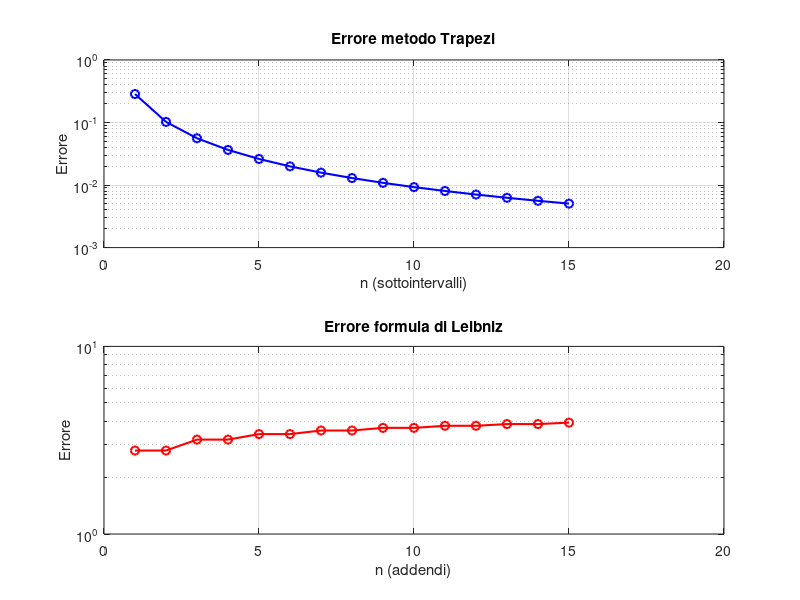

This chart was generated by the following MATLAB code:
clc
clear
close all

f = @(x) sqrt(1-x.^2)
a = 0;
b = 1;

for m=1:15
    H = (b-a)/m;
    x = linspace(a,b,m+1);
   
    Itrap = trapz(x,f(x))
    err_trap(m) = abs(Itrap - pi/4)
end

leib=0;
for n=1:15
    leib=leib+((-1)^n-1)/(2*n-1)
    err_leib(n) = abs(leib - pi/4 )
end

figure;
subplot(2,1,1)
semilogy(1:15, err_trap, 'b-o', 'LineWidth', 1.5)
xlabel('n (sottointervalli)'); 
ylabel('Errore');
title('Errore metodo Trapezi'); 
grid on

subplot(2,1,2)
semilogy(1:15, err_leib, 'r-o', 'LineWidth', 1.5)
xlabel('n (addendi)'); 
ylabel('Errore')
title('Errore formula di Leibniz'); 
grid on
